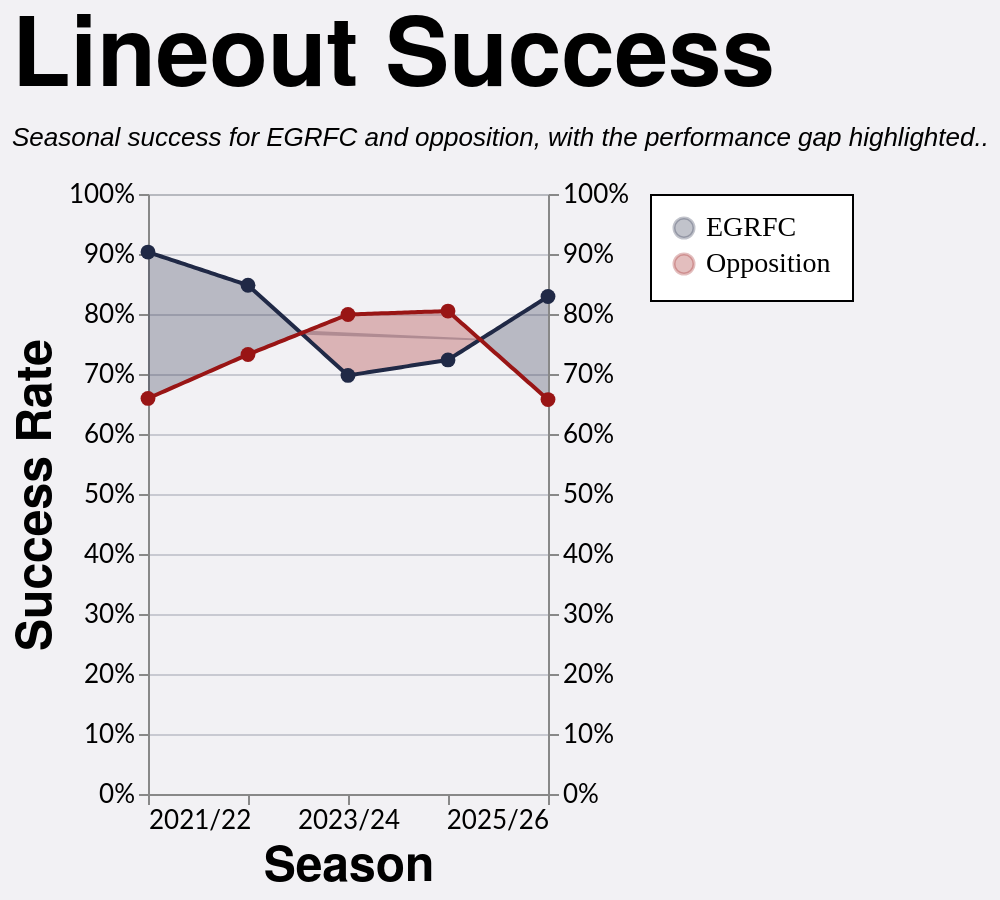

Vega-Lite specification stored for this chart:
### Vega-Lite specification from a JSON file in a GitHub repository (floating-point values rounded to 4 significant figures; data arrays with more than 128 entries replaced by an {"elided": "..."} marker saying what was removed)
{"config": {"axis": {"labelFont": "Lato, sans-serif", "titleFont": "PT Sans Narrow, Helvetica Neue, Helvetica, Arial, sans-serif", "labelFontSize": 13, "titleFontSize": 24, "gridColor": "#202947", "gridOpacity": 0.2}, "header": {"labelFont": "PT Sans Narrow, Helvetica Neue, Helvetica, Arial, sans-serif", "titleFont": "PT Sans Narrow, Helvetica Neue, Helvetica, Arial, sans-serif", "labelFontSize": 24, "titleFontSize": 28, "labelFontWeight": "bold", "orient": "left"}, "legend": {"labelFont": "Lato, sans-serif", "titleFont": "PT Sans Narrow, Helvetica Neue, Helvetica, Arial, sans-serif", "labelFontSize": 14, "titleFontSize": 16, "titlePadding": 5, "fillColor": "white", "strokeColor": "black", "padding": 10, "titleFontWeight": "lighter", "titleFontStyle": "italic", "titleColor": "gray", "offset": 10}, "title": {"font": "PT Sans Narrow, Helvetica Neue, Helvetica, Arial, sans-serif", "fontSize": 48, "fontWeight": "bold", "anchor": "start", "align": "center", "titlePadding": 20, "subtitlePadding": 10, "subtitleFontSize": 13, "subtitleColor": "", "subtitleFontStyle": "italic", "offset": 15, "color": "black"}, "axisX": {"labelAngle": 0}, "facet": {"title": null, "header": null, "align": {"row": "each", "column": "each"}}, "resolve": {"scale": {"y": "independent", "facet": "independent"}}, "background": "#f2f1f4"}, "layer": [{"mark": {"type": "area", "opacity": 0.28}, "encoding": {"color": {"field": "leading_team", "legend": {"labelFont": "PT Sans Narrow", "orient": "right", "title": null}, "scale": {"domain": ["EGRFC", "Opposition"], "range": ["#202946", "#991515"]}, "title": "Team", "type": "nominal"}, "x": {"axis": {"grid": false, "labelExpr": "datum.value == 0 ? '2021/22' : datum.value == 1 ? '2022/23' : datum.value == 2 ? '2023/24' : datum.value == 3 ? '2024/25' : datum.value == 4 ? '2025/26' : ''", "values": [0, 1, 2, 3, 4]}, "field": "season_pos", "scale": {"domain": [0, 4]}, "title": "Season", "type": "quantitative"}, "y": {"axis": {"format": "%", "orient": "left"}, "field": "y_high", "scale": {"domain": [0.0, 1.0]}, "title": "Success Rate", "type": "quantitative"}, "y2": {"field": "y_low"}}, "transform": [{"filter": "(datum.team === 'EGRFC')"}]}, {"mark": {"type": "line", "size": 2}, "encoding": {"color": {"field": "team", "scale": {"domain": ["EGRFC", "Opposition"], "range": ["#202946", "#991515"]}, "title": "Team", "type": "nominal"}, "x": {"axis": {"labelExpr": "datum.value == 0 ? '2021/22' : datum.value == 1 ? '2022/23' : datum.value == 2 ? '2023/24' : datum.value == 3 ? '2024/25' : datum.value == 4 ? '2025/26' : ''", "values": [0, 1, 2, 3, 4]}, "field": "season_pos", "scale": {"domain": [0, 4]}, "title": "Season", "type": "quantitative"}, "y": {"axis": {"format": "%", "orient": "right"}, "field": "success_rate", "scale": {"domain": [0.0, 1.0]}, "title": null, "type": "quantitative"}}}, {"mark": {"type": "point", "filled": true, "opacity": 1.0, "size": 55}, "encoding": {"color": {"field": "team", "scale": {"domain": ["EGRFC", "Opposition"], "range": ["#202946", "#991515"]}, "title": "Team", "type": "nominal"}, "tooltip": [{"field": "team", "title": "Team", "type": "nominal"}, {"field": "squad", "title": "Squad", "type": "nominal"}, {"field": "set_piece_type", "title": "Set Piece", "type": "nominal"}, {"field": "lineouts_total", "format": ",.0f", "title": "Total datum.set_piece_type", "type": "quantitative"}, {"field": "success_rate", "format": ".0%", "title": "Success Rate", "type": "quantitative"}], "x": {"field": "season_pos", "title": "Season", "type": "quantitative"}, "y": {"axis": null, "field": "success_rate", "scale": {"domain": [0.0, 1.0]}, "title": "Success Rate", "type": "quantitative"}}, "transform": [{"filter": "datum.is_anchor"}]}], "data": {"name": "data-1fbef4e257e8a08daee932d963b2ab47"}, "height": 300, "params": [{"name": "spSquadParam", "value": "1st"}], "title": {"text": "Lineout Success", "subtitle": "Seasonal success for EGRFC and opposition, with the performance gap highlighted.."}, "transform": [{"filter": "datum.squad == (spSquadParam + ' XV')"}], "width": 200, "$schema": "https://vega.github.io/schema/vega-lite/v5.20.1.json", "datasets": {"data-1fbef4e257e8a08daee932d963b2ab47": {"elided": "484 records"}}}
